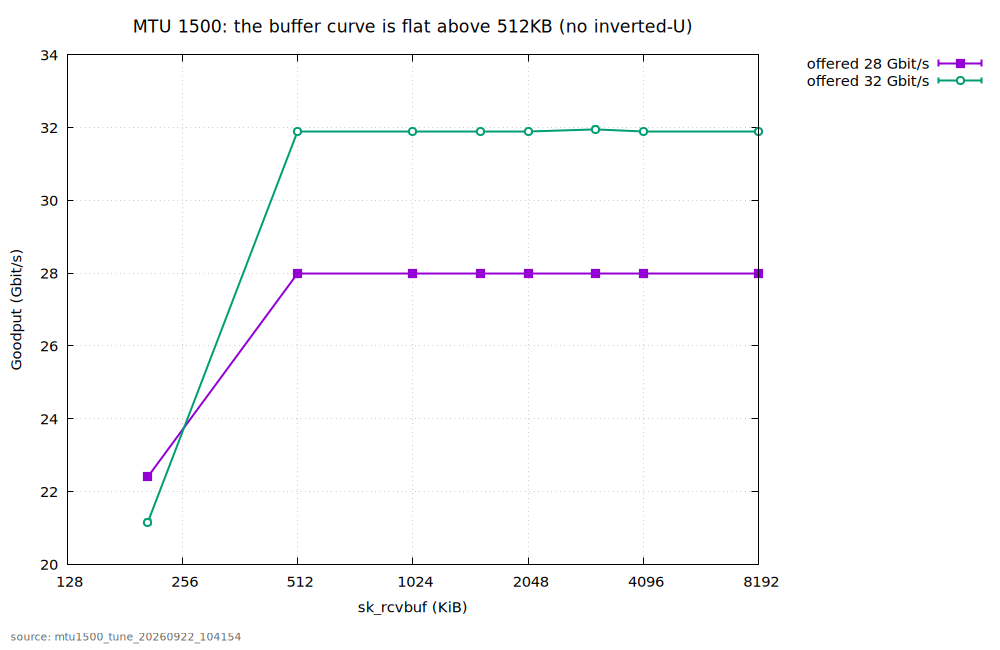

Write the gnuplot code that produced this figure.
set terminal pngcairo size 1000,650 noenhanced font "Sans,11"
set output "/home/chanseo/lab/figures/fig07_mtu1500_rcvbuf.png"
set title "MTU 1500: the buffer curve is flat above 512KB (no inverted-U)" font "Sans,13"
set xlabel "sk_rcvbuf (KiB)"
set ylabel "Goodput (Gbit/s)"
set grid
set key outside right top
set label "source: mtu1500_tune_20260922_104154" at screen 0.01,0.02 font "Sans,8" tc rgb "#666666"
set bmargin 5
set logscale x 2


plot "/home/chanseo/lab/figures/fig07.dat" index 0 using 1:2:3 with yerrorlines lw 2 pt 5 ps 1.2 title "offered 28 Gbit/s", "/home/chanseo/lab/figures/fig07.dat" index 1 using 1:2:3 with yerrorlines lw 2 pt 6 ps 1.2 title "offered 32 Gbit/s"
